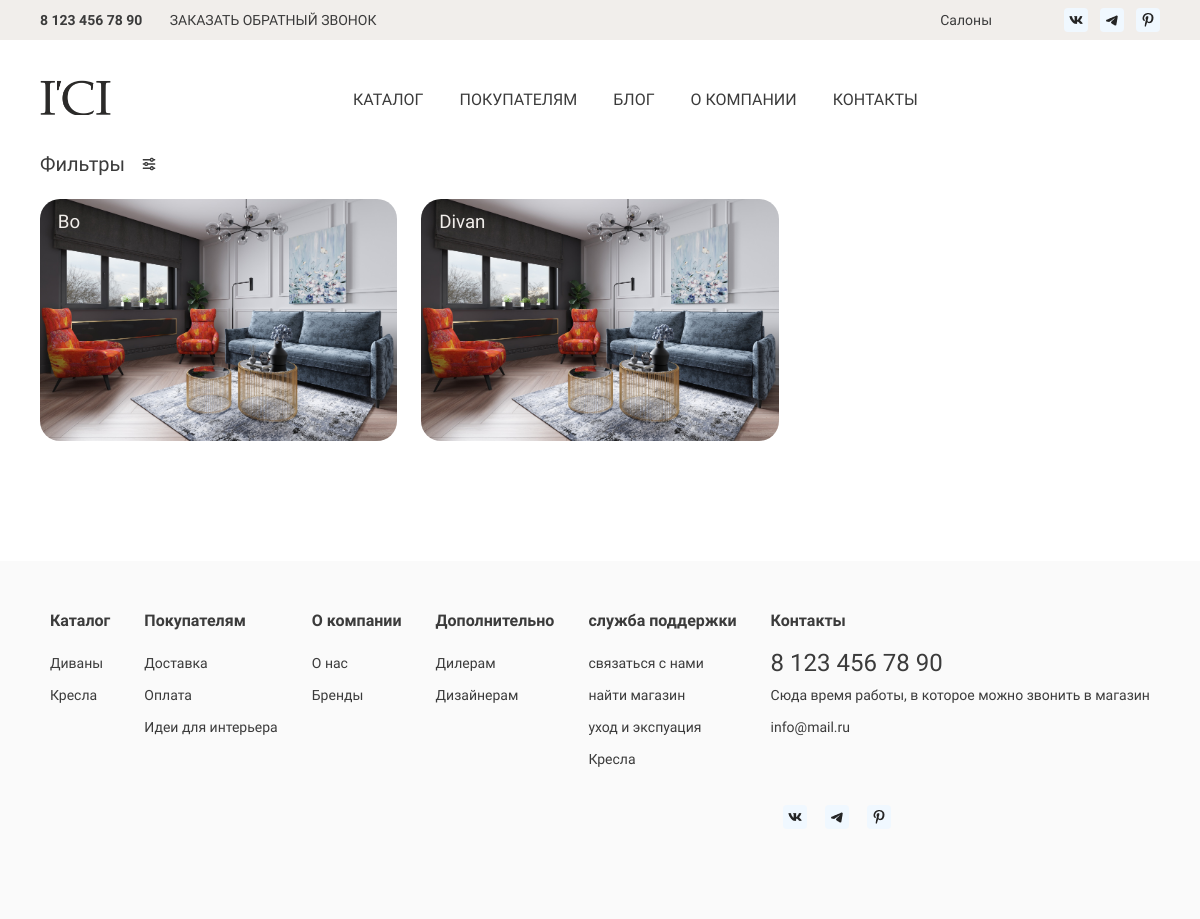
/store/Диваны, run on the app's committed database.
### icistore/models.py (models this page shows, shortened)
class Product(models.Model):
    title = models.CharField(max_length=200, verbose_name="Название", unique=True)
    subtitle = models.ForeignKey(Type, on_delete=models.CASCADE, null=True ,blank=True, verbose_name="Вид")
    description = models.TextField(blank=True, null=True, verbose_name="описание")
    meta_description = models.TextField(blank=True, null=True, verbose_name="SEO описание")
    meta_keywords = models.CharField(max_length=255, blank=True, null=True, verbose_name="SEO ключеве слова")
    category = models.ForeignKey(Category, on_delete=models.CASCADE, verbose_name="Категория", null=True, blank=True)
    materials = models.ManyToManyField(Material, blank=True, verbose_name="Материал ткани",)
    images = models.ManyToManyField(ImageModel, blank=True, verbose_name="Фото", )
    form = models.ForeignKey(FormProduct, on_delete=models.CASCADE, verbose_name="Форма", null=True, blank=True)
    size = models.ForeignKey(Size, on_delete=models.CASCADE, verbose_name="Размер (Д x Ш x В)", null=True, blank=True)
    has_sleeper = models.ForeignKey(Sleeper, on_delete=models.CASCADE, verbose_name="спальное место", null=True, blank=True)
    appearance = models.ForeignKey(Appearance, on_delete=models.CASCADE, verbose_name="Форма спинки", null=True, blank=True)
    supports = models.ForeignKey(Supports, on_delete=models.CASCADE, verbose_name="Опоры", null=True, blank=True)
    armrests = models.ForeignKey(Armrests, on_delete=models.CASCADE, verbose_name="Подлокотники", null=True, blank=True)
    manufacturer = models.CharField(max_length=100, blank=True, verbose_name="Производитель")
    country = models.CharField(max_length=100, blank=True, verbose_name="Страна")
    delivery_days = models.IntegerField(default=0, verbose_name="Доставка в днях")
    warranty = models.CharField(max_length=100, blank=True, verbose_name="гарантия")
    price = models.IntegerField(default=False, blank=True, verbose_name="Цена")
    is_published = models.BooleanField(default=True, verbose_name="Опубликован")
    is_top_product = models.BooleanField(default=False, verbose_name="Популярный")
    class Meta:
        verbose_name = "Продукт"
        verbose_name_plural = "Продукты"

class ImageModel(models.Model):
    image = models.ImageField(upload_to=f"{timezone.now().year}/{timezone.now().month:02d}/{timezone.now().day:02d}")
    class Meta:
        verbose_name = "Картинка"
        verbose_name_plural = "Картинки"

class Category(models.Model):
    name = models.CharField(max_length=100, unique=True)
    images = models.ImageField( blank=True, verbose_name="Иконка категории", default="", null=True)
    class Meta:
        verbose_name = "Категория"
        verbose_name_plural = "Категории"
    def __str__(self):
        return self.name

### icistore/views.py (the view, shortened to what this page needs)
# urls.py: path('', include('icistore.urls')),
def icistore(request, category_name):
    category = Category.objects.filter(name=category_name).first()  # Get the category
    filter_form = ProductFilterForm(request.POST or None, category=category)
    products = Product.objects.filter(category=category)
    return render(request, 'icistore/store.html', context={'products': products, 'form': filter_form})

### icistore/context_processors.py (called while the page is built)
def categories(request):
    categories_list = Category.objects.all()  # Получаем список категорий
    return {'categories': categories_list}

### icistore/models.py (called while the page is built)
    def __str__(self):
        return f"{self.title}"

### icistore/templates/icistore/store.html (shortened to what this page needs)
{% extends 'base.html' %}
{% load static %}
{% block content %}
 <main class="main">
    <section class="filter">
        <div class="wrapper">
            <div class="filter-pop">
                <span class="filter-text">Фильтры</span>
                <img src="{% static 'img/filter.svg' %}" alt="" class="filter-img">
            </div>
        </div>
    </section>
    <section class="product">
        <div id="product-list" class="wrapper product__wrapper">
            {% for product in products %}
            <a href="{% url 'detail' category_name=product.category product_name=product.title %}" class="card-product">
                <h3 class="card-product__title">{{ product.title }}</h3>
                {% if product.images.first %}
                    <img src="{{ product.images.first.image.url }}" alt="{{ product.title }}" class="product__img">
                {% endif %}
            </a>
            {% endfor %}
        </div>
    </section>
  </main>
{% endblock content %}

### templates/footer.html (shortened to what this page needs)
{% load static %}
 <footer class="footer">
    <div class="wrapper footer__wrapper">
        <div class="footer__col">
            <h4 class="title footer__title">Каталог</h4>
            {% for category in categories %}
                <a href="" class="footer__link">{{ category.name }}</a>
            {% endfor %}
        </div>
        <div class="footer__col">
            <h4 class="title footer__title">Покупателям</h4>
            <a href="" class="footer__link">Доставка</a>
            <a href="" class="footer__link">Оплата</a>
            <a href="" class="footer__link">Идеи для интерьера</a>
        </div>
        <div class="footer__col">
            <h4 class="title footer__title">О компании</h4>
            <a href="" class="footer__link">О нас</a>
            <a href="" class="footer__link">Бренды </a>
        </div>
        <div class="footer__col">
            <h4 class="title footer__title">Дополнительно</h4>
            <a href="" class="footer__link">Дилерам</a>
            <a href="" class="footer__link">Дизайнерам </a>
        </div>
        <div class="footer__col">
            <h4 class="title footer__title">служба поддержки</h4>
            <a href="" class="footer__link">связаться с нами</a>
            <a href="" class="footer__link">найти магазин</a>
            <a href="" class="footer__link">уход и экспуация</a>
            <a href="" class="footer__link">Кресла</a>
        </div>
        <div class="footer__col">
            <h4 class="title footer__title">Контакты</h4>
            <a href="" class="footer__link footer__link--phone">8 123 456 78 90</a>
            <a href="" class="footer__link">Сюда время работы, в которое можно
                звонить в магазин</a>
            <a href="" class="footer__link">info@mail.ru</a>
            <div class="social footer__social">
                <a href="#" class="social-link">
                    <img src="{% static 'img/social/vk.png' %}" alt="Социальные сети">
                </a>
                <a href="#" class="social-link">
                    <img src="{% static 'img/social/tg.png' %}" alt="Социальные сети">
                </a>
                <a href="#" class="social-link">
                    <img src="{% static 'img/social/pres.png' %}" alt="Социальные сети">
                </a>
            </div>
        </div>
    </div>
  </footer>

### static/style/style.css (style rules this page uses)
html, body, *, *::after, *::before, *:active, *:hover, *:focus { margin: 0; padding: 0; box-sizing: border-box; transition: 0.2s; font-family: 'Roboto Condensed', sans-serif; outline: none; }
body { overflow-x: hidden; }
.social { display: flex; justify-content: space-between; align-items: center; }
.social-link { width: 24px; height: 24px; display: flex; align-items: center; justify-content: center; border-radius: 4px; background: #f0f8ff; margin-left: 12px; transition: 0.2s; }
.wrapper { max-width: 1720px; margin: 0 auto; padding: 0 40px; }
.title { color: #3B3B3B; font-weight: 300; text-align: center; margin: 0 auto; }
.product { padding-bottom: 90px; margin-bottom: 30px; }
.product__wrapper { display: grid; grid-template-rows: repeat(1, minmax(220px, 360px), minmax(300px, 490px)); grid-template-columns: repeat(6, 1fr); gap: 2vw; }
.card-product { position: relative; grid-column: span 2; width: 100%; height: 100%; border-radius: 20px; overflow: hidden; }
.card-product__title { top: 5%; left: 5%; font-weight: 400; color: #F1EEEB; position: absolute; z-index: 20; }
.product__img { width: 100%; height: 100%; }
.footer__wrapper { display: flex; justify-content: space-between; flex-wrap: wrap; }
.footer__col { display: flex; flex-direction: column; padding: 0 10px; }
.footer { padding: 50px 0 90px; background: #FAFAFA; }
.footer__title { font-size: 16px; font-weight: 700; text-align: left; margin: 0 0 24px; }
.footer__link { line-height: 18px; font-size: 14px; font-weight: 400; text-decoration: none; color: #3b3b3b; margin-bottom: 14px; }
.footer__link--phone { font-size: 24px; }
.footer__social { margin-top: 55px; max-width: 120px; }
.filter-pop { display: flex; align-items: center; justify-content: flex-start; height: 30px; font-weight: 400; margin-bottom: 20px; cursor: pointer; }
.filter-text { transition: 0.3s; font-size: 20px; color: #3b3b3b; margin-right: 15px; }
.filter-img { width: 18px; height: 18px; }

### data on the page
Product: title "Bo", images.first.image (picture)
Product: title "Divan", images.first.image (picture)
Category: name "Диваны"
Category: name "Кресла"
